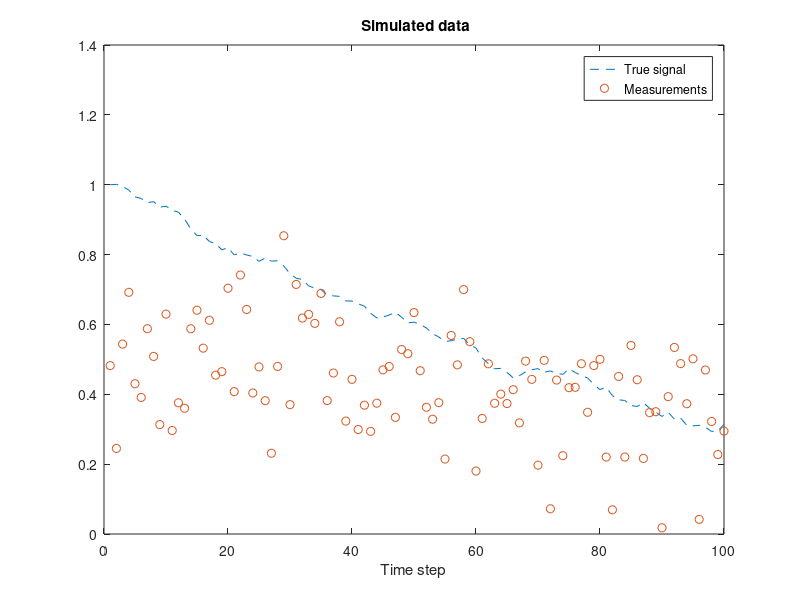
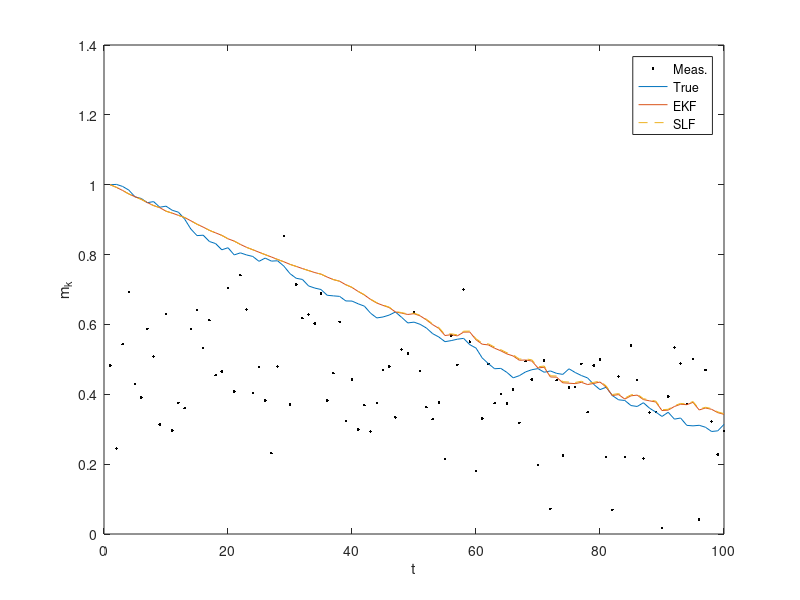

Recreate these plots in MATLAB, in order. (Note: this script raises an error after producing the figures.)
%% Generate data

  % Lock random seed
  randn('state',123);

  % Define parameters
  steps = 100;  % Number of time steps
  q     = 0.01^2; % Process noise spectral density
  r     = 0.02;  % Measurement noise variance

  f=@(x) x - 0.01*sin(x);
  F=@(x) 1 - 0.01*cos(x);
  h=@(x) 0.5*sin(2*x);
  H=@(x) cos(2*x);

  % This is the true initial value
  x0 = 1;

  % Simulate data
  X = zeros(1,steps);  % The true signal
  Y = zeros(1,steps);  % Measurements
  T = 1:steps;         % Time
  X(1) = x0;
  for k=1:steps-1
    Y(k) = h(X(k)) + sqrt(r)*randn;
    X(k+1) = f(X(k)) + sqrt(q)*randn;
  end
  Y(steps) = f(X(steps)) + sqrt(q)*randn;

  % Visualize
  figure; clf;
    plot(T,X(1,:),'--',T,Y,'o');
    legend('True signal','Measurements');
    xlabel('Time step'); title('\bf Simulated data')
    
  % Report and pause
  fprintf('This is the simulated data. Press enter.\n');
  pause;

  
%% EKF

  EST1 = zeros(1,steps);
  P1 = zeros(1, steps);
  EST1(1) = x0
  P1(1) = q;
  for k=2:steps
    m_ = f(EST1(k-1));
    P_ = F(EST1(k-1))^2*P1(k-1)+q;
    % update
    v = Y(k)-h(m_);
    S = H(m_)^2*P_+r;
    K = P_*H(m_)/S;
    EST1(k) = m_+K*v;
    P1(k) = P_-K^2*S;
  end

  % Visualize results
  figure; clf;
  
  % Compute error
  err1 = sqrt(sum((X-EST1).^2,2)/numel(X))
  %err1 = sqrt(sum((X(:)-EST1(:)).^2)/numel(X))
  %err1 = rmse(X,EST1)
  
  % Report and pause
  fprintf('This is the base line estimate. Press enter.\n');
  pause
  
  
%% SLF
  
  Ef=@(m,p)m-0.01*sin(m)*exp(-1*p/2);
  Efdx=@(m,p)p-0.01*cos(m)*p*exp(-p/2);
  Eh=@(m,p)0.5*sin(2*m)*exp(-2*p);
  Ehdx=@(m,p)cos(2*m)*p*exp(-2*p);

  EST2 = zeros(1,steps);
  P2 = zeros(1, steps);
  EST2(1) = x0
  P2(1) = q;

  for k=2:steps
    % prediction
    m_= Ef(EST2(k-1),P2(k-1));
    P_ = Efdx(EST2(k-1),P2(k-1))^2/P2(k-1)+q;
    % update
    v = Y(k)-Eh(m_,P_);
    S = Ehdx(m_,P_)^2/P_+r;
    K = Ehdx(m_,P_)/S;
    EST2(k) = m_+K*v;
    P2(k) = P_-K^2*S;
  end

  err2 = sqrt(sum((X-EST2).^2,2)/numel(X))

  % Visualize results
  figure; clf
  
  plot(1:steps, Y,'.k', 1:steps, X, 1:steps, EST1, 1:steps, EST2, '--')
  legend('Meas.','True','EKF','SLF');
  xlabel('t');
  ylabel('m_k');
%%
% Smoothing:

%% 
% ERTS
mss = zeros(1,steps);
Pss = mss;
m_s = EST1(:,end);
P_s = P1(:,end);
mss(:,end) = m_s;
Pss(:,end) = P_s;


for k=steps-1:-1:1
    m = EST1(k);
    P = P1(k);
    % prediction
    m_ = f(m);
    P_ = F(m)^2*P+q;
    % update
    G = P*F(m)/P_;
    m_s = m + G*(m_s-m_);
    P_s = P + G*(P_s-P_)*G';
    mss(k) = m_s;
    Pss(k) = P_s;
end
R(8) = rmse(s(x),mss);
ms_erts = mss;
plot(1:steps, X, 1:steps, EST1, 1:steps, ms_erts, 'r--')

% SL RTS
mss = zeros(1,steps);
Pss = mss;
m_s = EST2(:,end);
P_s = P2(:,end);
mss(:,end) = m_s;
Pss(:,end) = P_s;
for k=steps-1:-1:1
    m = EST2(k);
    P = P2(k);
    % prediction
    m_= Ef(m,P);
    P_ = Efdx(m,P)^2/P+q;
    % update
    G = Efdx(m,P)/P_;
    m_s = m + G*(m_s-m_);
    P_s = P + G*(P_s-P_)*G';
    mss(k) = m_s;
    Pss(k) = P_s;
end
plot(1:steps, X, 1:steps, EST1, 1:steps, ms_erts, 'r--', 1:steps,mss,'k-.')
